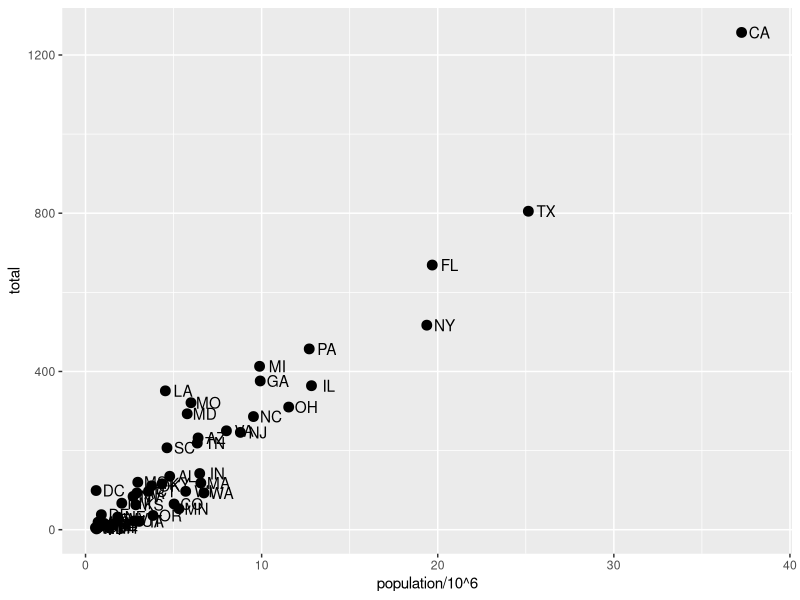
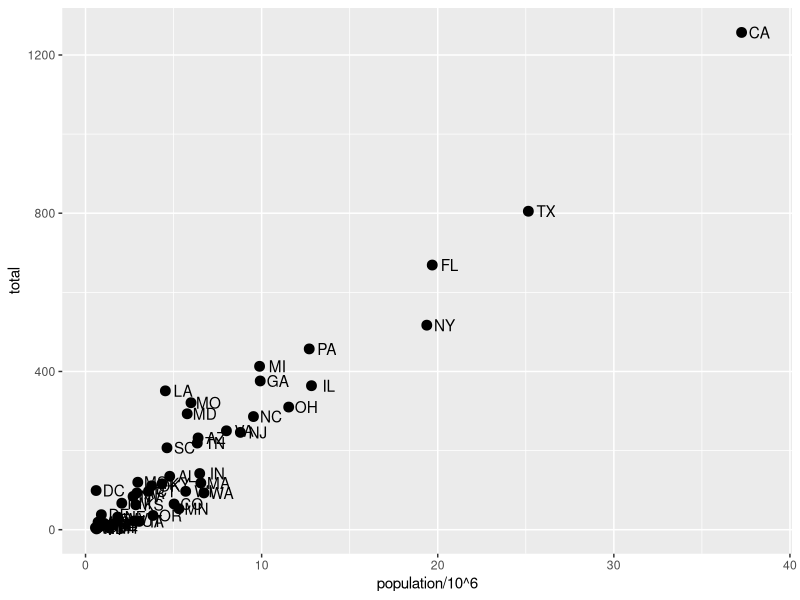
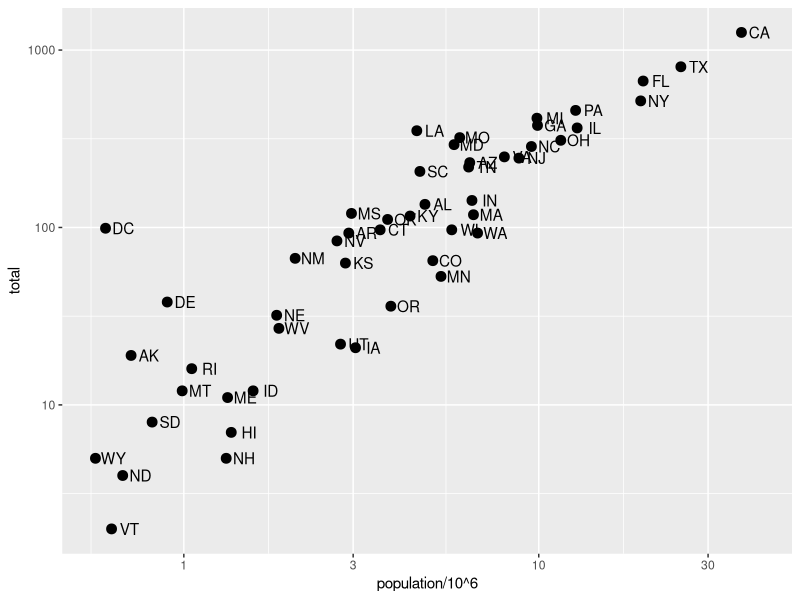
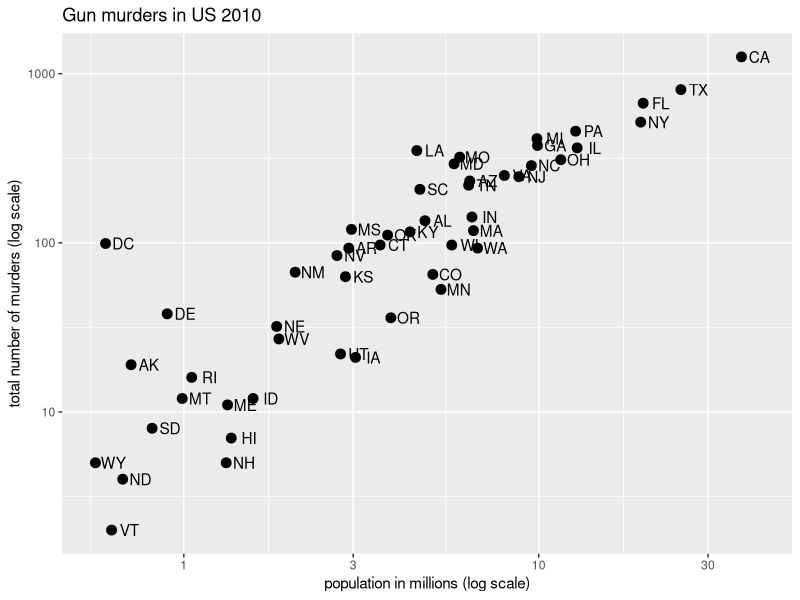
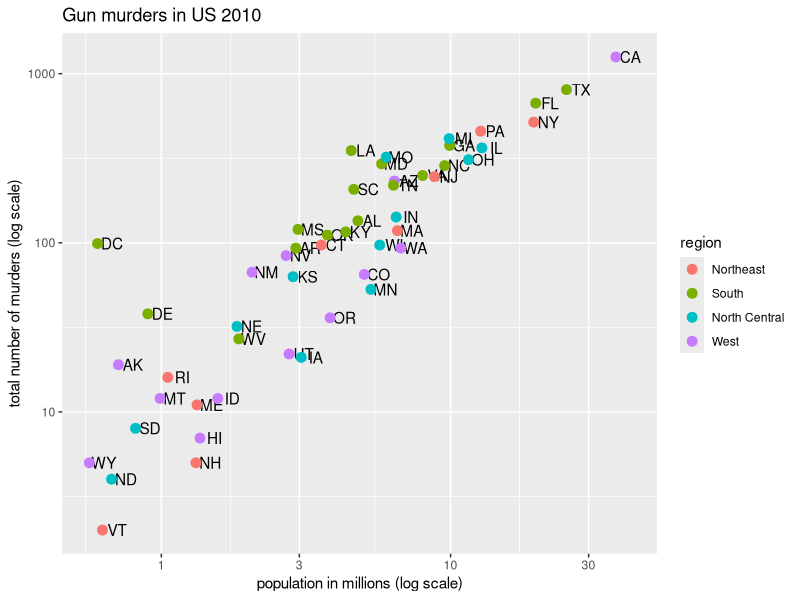
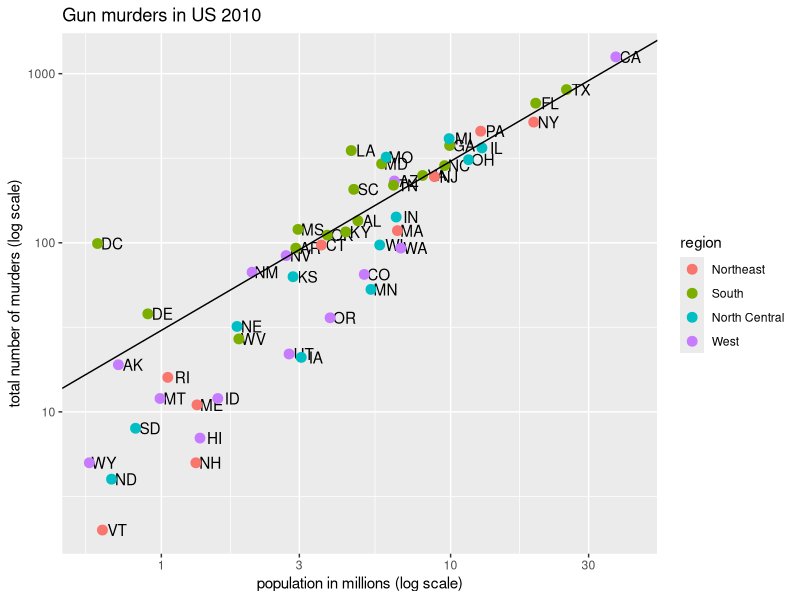
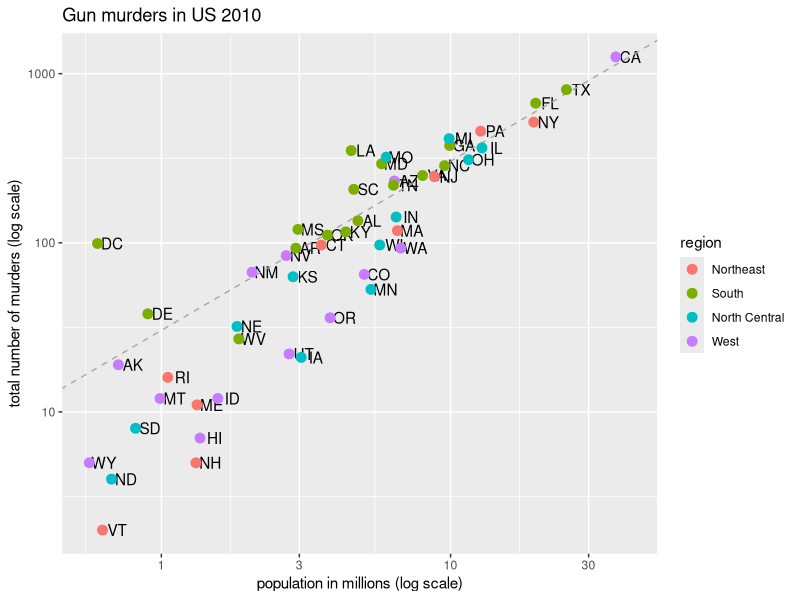
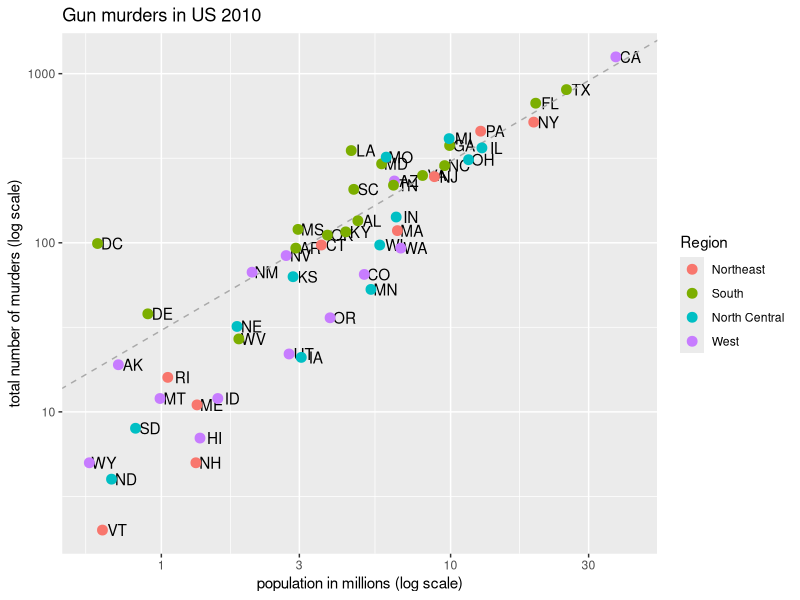

Here is the R script that generated these plots, in order:
library(dslabs)
library(dplyr)
library(ggplot2)
data("murders")
murders<-mutate(murders, rate=total/population*100000)
#The following two lines are equivalent
#p<-ggplot(data=murders)
#p<-murders %>% ggplot()
murders %>% ggplot() + 
  geom_point(aes(x=population/10^6, y=total), size=3) +
  geom_text(aes(x=population/10^6, y=total, label = abb), nudge_x = 1)
#in order to avoid doing the aesthetic mapping twice, we can do a global aesthetic mapping in the ggplot function itself:
murders %>% ggplot(aes(x=population/10^6, y=total, label = abb)) + 
  geom_point(size=3) +
  geom_text(nudge_x = 1)
#the local mapping overrides the global mapping
#murders %>% ggplot(aes(x=population/10^6, y=total, label = abb)) + 
#  geom_point(size=3) +
#  geom_text(aes(x=10,y=800, label= "Hello There"))

#now do the scale to log10
murders %>% ggplot(aes(x=population/10^6, y=total, label = abb)) + 
  geom_point(size=3) +
  geom_text(nudge_x = 0.05) +
  scale_x_continuous(trans = "log10")+
  scale_y_continuous(trans = "log10")
#log10 scale is so common that ggplot has functions for it. we also set the lables and the title
p<-murders %>% ggplot(aes(x=population/10^6, y=total, label = abb)) + 
  geom_text(nudge_x = 0.05) +
  scale_x_log10() +
  scale_y_log10() +
  xlab("population in millions (log scale)") + 
  ylab("total number of murders (log scale)") + 
  ggtitle("Gun murders in US 2010")
p+   geom_point(size=3)

#Change the point layer to have collors representing the regions
p+   geom_point(size=3, aes(col=region)) 


#define r as the average rate for the entire country
r<-murders%>% summarize(rate= sum(total/sum(population)*10^6))%>%.$rate
r
#use r to draw the average line
#it should be y=rx but we are doing log scale, so log(rx)=log(r)+log(x). 
#log(x) is our x with slope 1 which is the default, and log(r) is teh intercept
p+   geom_point(size=3, aes(col=region)) +
  geom_abline(intercept=log10(r))

#change thetype of line to dashed and the colour to grey. And put geom_abline before geom_points
p<-p +
  geom_abline(intercept=log10(r), lty=2, color="darkgrey") +
  geom_point(size=3, aes(col=region))
p
#capitalise the R of region in the legend
p<-p+scale_color_discrete(name="Region")
p

#Use of add-on packages
# use the theme_economist from the ggthemes package
library(ggthemes)
p+theme_economist()

#we do not want labels to fall on each other
library(ggrepel)

p<-murders %>% ggplot(aes(x=population/10^6, y=total, label = abb)) + 
  geom_abline(intercept=log10(r), lty=2, color="darkgrey") +
  geom_point(size=3, aes(col=region))+
  geom_text_repel()+
  scale_x_log10() +
  scale_y_log10() +
  xlab("population in millions (log scale)") + 
  ylab("total number of murders (log scale)") + 
  ggtitle("Gun murders in US 2010")+
  scale_color_discrete(name="Region") +
  theme_economist()
p
